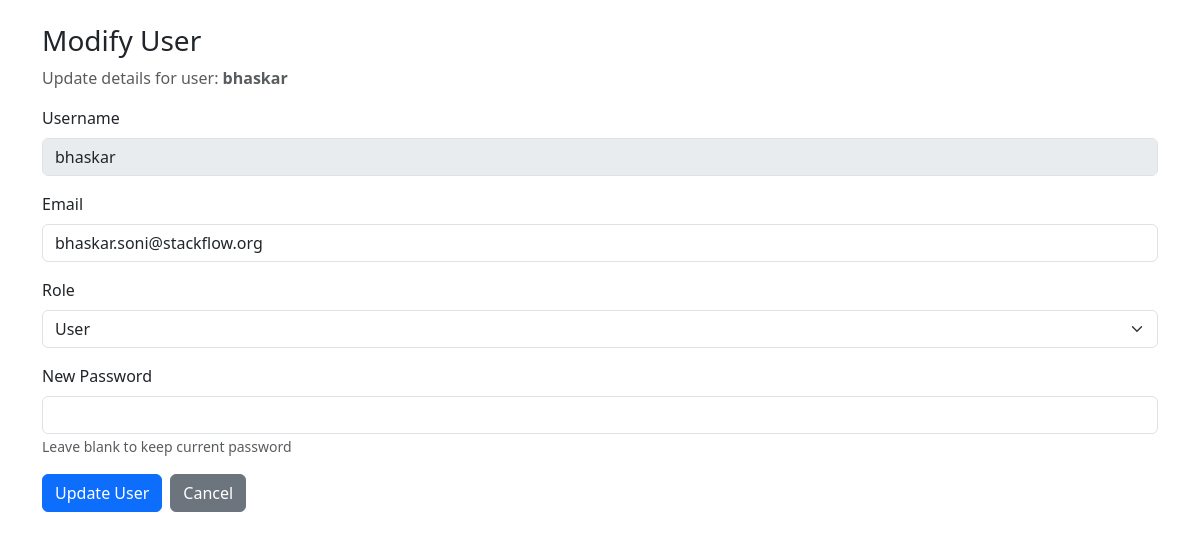
The page /modify_user/bhaskar (signed in) on the database its author committed.
### tables this page shows
CREATE TABLE users (
            id INTEGER PRIMARY KEY AUTOINCREMENT,
            username TEXT UNIQUE NOT NULL,
            password TEXT NOT NULL
        , role TEXT DEFAULT 'user', email TEXT);

### app.py (the view, shortened to what this page needs)
@app.route("/modify_user/<username>", methods=["GET","POST"])
@login_required
@admin_required
def modify_user(username):
    conn = sqlite3.connect(DB_PATH)
    c = conn.cursor()
    c.execute("SELECT username, email, role FROM users WHERE username=?", (username,))
    user = c.fetchone()
    conn.close()
    return render_template("modify_user.html", user=user)

### app.py (called while the page is built)
def login_required(f):
    @wraps(f)
    def wrap(*args, **kwargs):
        if "username" not in session:
            return redirect(url_for("login"))
        return f(*args, **kwargs)
    return wrap

def admin_required(f):
    @wraps(f)
    def wrap(*args, **kwargs):
        if session.get("role") != "admin":
            flash("Admin only", "danger")
            return redirect(url_for("dashboard"))
        return f(*args, **kwargs)
    return wrap

### templates/modify_user.html (shortened to what this page needs)
<!DOCTYPE html>
<html lang="en">
<head>
<link href="https://cdn.jsdelivr.net/npm/bootstrap@5.3.3/dist/css/bootstrap.min.css" rel="stylesheet">
</head>
<body>
<div class="container mt-4">
    <h3>Modify User</h3>
    <p class="text-muted">Update details for user: <strong>{{ user[0] }}</strong></p>
    <form method="post">
        <div class="mb-3">
            <label class="form-label">Username</label>
            <input type="text" class="form-control" value="{{ user[0] }}" disabled>
        </div>
        <div class="mb-3">
            <label class="form-label">Email</label>
            <input type="email" name="email" class="form-control" value="{{ user[1] }}">
        </div>
        <div class="mb-3">
            <label class="form-label">Role</label>
            <select name="role" class="form-select">
                <option value="user" {% if user[2] == 'user' %}selected{% endif %}>User</option>
            </select>
        </div>
        <div class="mb-3">
            <label class="form-label">New Password</label>
            <input type="password" name="password" class="form-control">
            <small class="text-muted">
                Leave blank to keep current password
            </small>
        </div>
        <div class="d-flex gap-2">
            <button type="submit" class="btn btn-primary">Update User</button>
            <a href="{{ url_for('dashboard') }}" class="btn btn-secondary">Cancel</a>
        </div>
    </form>
</div>
</body>
</html>

### rows shown on the page
users: username "bhaskar", email "bhaskar.soni@stackflow.org", role "User"
